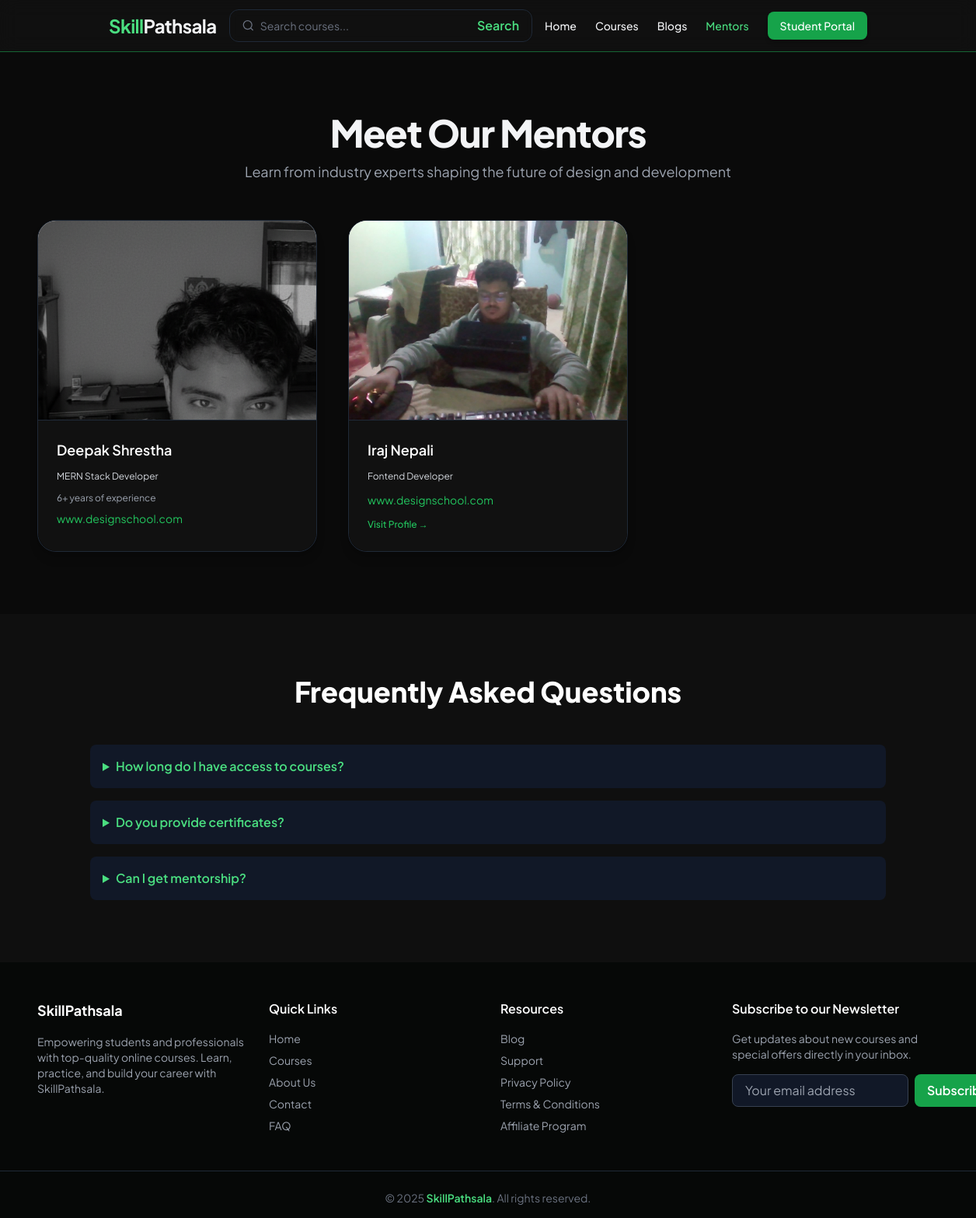
/mentors/, run on the app's committed database.
### mentors/models.py (models this page shows, shortened)
class MentorProfile(models.Model):
    user = models.OneToOneField(settings.AUTH_USER_MODEL, on_delete=models.CASCADE, related_name='mentor_profile')
    mentor_id = models.CharField(max_length=20, unique=True, default='', editable=False)
    photo = models.ImageField(upload_to='mentors/photos/', blank=True, null=True)
    expertise = models.CharField(max_length=255, blank=True)
    bio = models.TextField(blank=True)
    website = models.URLField(blank=True)
    experience = models.PositiveIntegerField(default=0, help_text="Years of professional experience")
    current_company = models.CharField(max_length=255, blank=True, help_text="Current company or organization name")
    joined_on = models.DateTimeField(auto_now_add=True)

### users/models.py (models this page shows, shortened)
class User(AbstractUser):
    ROLE_CHOICES = (
        ('student', 'Student'),
        ('mentor', 'Mentor'),
        ('admin', 'Admin'),
    )
    role = models.CharField(max_length=10, choices=ROLE_CHOICES, default='student')

### mentors/views.py (the view)
# urls.py: path('', views.mentor_list, name='mentor_list'),
def mentor_list(request):
    mentors = MentorProfile.objects.select_related('user').all()
    return render(request, 'mentors/mentor_list.html', {
        'mentors': mentors,
    })

### templates/mentors/mentor_list.html (shortened to what this page needs)
{% extends "base.html" %}
{% block content %}
{% include 'includes/nav.html' %}
<section class="py-20 px-6 md:px-12 bg-[#0a0a0a] text-gray-100">
  <div class="max-w-7xl mx-auto">
    <div class="text-center mb-12">
      <h2 class="text-4xl md:text-5xl font-extrabold mb-3 tracking-tight">Meet Our Mentors</h2>
      <p class="text-gray-400 text-lg">Learn from industry experts shaping the future of design and development</p>
    </div>
    <div class="grid grid-cols-1 sm:grid-cols-2 lg:grid-cols-3 xl:grid-cols-4 gap-10">
      {% for mentor in mentors %}
        <div class="flex flex-col rounded-3xl overflow-hidden shadow-lg border border-gray-800 hover:-translate-y-2 hover:shadow-green-600/30 transition-all duration-300 group">
          <div class="w-full h-64 bg-white flex items-center justify-center overflow-hidden">
            {% if mentor.photo %}
              <img src="{{ mentor.photo.url }}"
                   alt="{{ mentor.user.first_name }} {{ mentor.user.last_name }}"
                   class="w-full h-full object-cover transform group-hover:scale-105 transition duration-500 ease-out">
            {% else %}
              <div class="flex items-center justify-center w-full h-full text-gray-400 text-6xl">
                <i class="fa-solid fa-user"></i>
              </div>
            {% endif %}
          </div>
          <div class="p-6 bg-[#111111] border-t border-gray-800 rounded-b-3xl">
            <h3 class="text-lg font-semibold text-white truncate">
              {{ mentor.user.first_name }} {{ mentor.user.last_name }}
            </h3>
            {% if mentor.expertise %}
              <p class="text-xs text-gray-300 mt-3 mb-3">
                 {{ mentor.expertise }}
              </p>
            {% endif %}
            {% if mentor.experience %}
              <p class="text-xs text-gray-400 mb-2">{{ mentor.experience }}+ years of experience</p>
            {% endif %}
            <p class="text-green-500 text-sm mt-1 mb-2">
              {{ mentor.current_company|default:"Independent Mentor" }}
            </p>
            {% if mentor.website %}
              <a href="{{ mentor.website }}" target="_blank"
                 class="inline-block text-xs text-green-500 font-medium hover:underline hover:text-green-400 transition">
                Visit Profile →
              </a>
            {% endif %}
          </div>
        </div>
      {% empty %}
        <p class="col-span-full text-center text-gray-500">No mentors found matching your search.</p>
      {% endfor %}
    </div>
  </div>
</section>
{% include 'includes/faq.html' %}
{% include 'includes/footer.html' %}
{% endblock %}

### templates/base.html (style rules this page uses)
body { font-family: "Plus Jakarta Sans", sans-serif; background-color: #0a0a0a; color: #d1d5db; scroll-behavior: smooth; }

### data on the page
MentorProfile: photo (picture), user.first_name "Deepak", user.last_name "Shrestha", expertise "MERN Stack Developer", experience "6", current_company "www.designschool.com"
MentorProfile: photo (picture), user.first_name "Iraj", user.last_name "Nepali", expertise "Fontend Developer", current_company "www.designschool.com"
